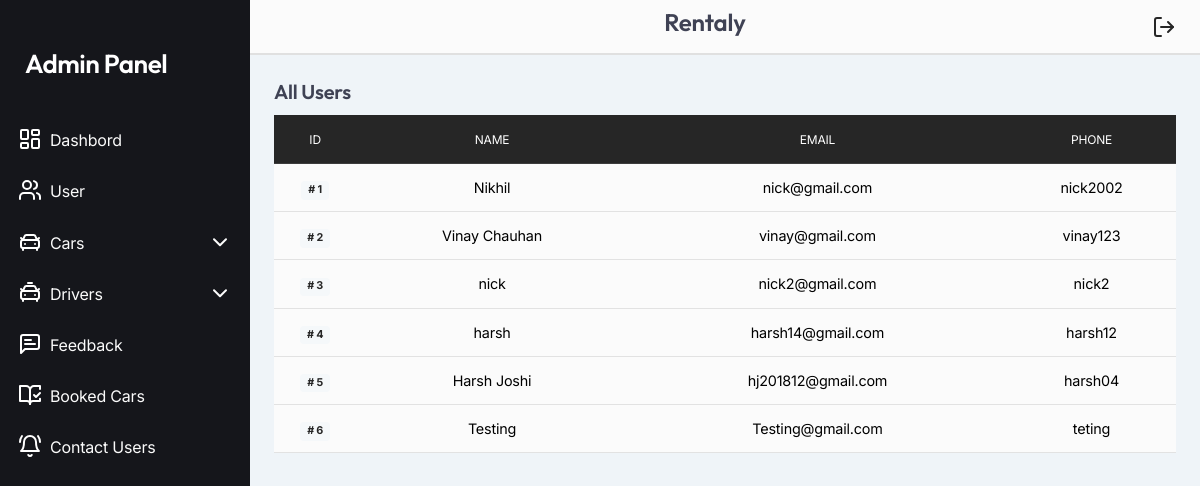
Page /admin/Users.php (signed in) on the committed database.
### tables this page shows
CREATE TABLE `users` (
  `id` int(3) NOT NULL,
  `name` varchar(25) NOT NULL,
  `email` varchar(25) NOT NULL,
  `username` varchar(30) NOT NULL,
  `mobile` varchar(10) NOT NULL,
  `password` varchar(100) NOT NULL
);

### admin/UserList.php (the view, shortened to what this page needs)
<?php
include ("../controller/connection.php");
$q = "select * from users";
$select = mysqli_query($con, $q);
?>
<div class=" p-4 rounded-5 mb25 w-100">
    <h4>All Users</h4>
    <table class=" table de-table text-center ">
        <thead class='table-dark '>
            <tr>
                <th scope=" col">
                    <span class="text-uppercase fs-12">ID</span>
                </th>
                <th scope="col">
                    <span class="text-uppercase fs-12">Name</span>
                </th>
                <th scope="col">
                    <span class="text-uppercase fs-12">Email</span>
                </th>
                <th scope="col">
                    <span class="text-uppercase fs-12">Phone</span>
                </th>
            </tr>
        </thead>
        <tbody class='table-light '>
            <?php
            while ($data = mysqli_fetch_array($select)) {
                ?>
                <tr>
                    <td>
                        <div class="badge bg-gray-100 text-dark">#
                            <?php echo $data[0]; ?>
                        </div>
                    </td>
                    <td>
                        <span class="d-lg-none d-sm-block">Car Name</span><span>
                            <?php echo $data[1]; ?>
                        </span>
                    </td>
                    <td>
                        <?php echo $data[2]; ?>
                    </td>
                    <td>
                        <?php echo $data[3]; ?>
                    </td>
                </tr>
                <?php
            }
            ?>
        </tbody>
    </table>
</div>

### admin/Users.php (shortened to what this page needs)
<!DOCTYPE html>
<html lang="en">
<head>
    <link rel="stylesheet" href="../css/main.css">
    <link rel="stylesheet" href="../css/main-admin.css">
    <link href="../css/bootstrap.min.css" rel="stylesheet" type="text/css" id="bootstrap">
    <link href="../css/mdb.min.css" rel="stylesheet" type="text/css" id="mdb">
    <link href="../css/plugins.css" rel="stylesheet" type="text/css">
    <link href="../css/style.css" rel="stylesheet" type="text/css">
    <link href="../css/main.css" rel="stylesheet" type="text/css">
    <link id="colors" href="../css/colors/scheme-01.css" rel="stylesheet" type="text/css">
    <link href="../css/coloring.css" rel="stylesheet" type="text/css">
</head>
<body>
    <div class="admin">
        <div id="adminnavbar" class="h-100">
            <?php include ("AdminNavList.php"); ?>
        </div>
        <div id="maindash" class=" overflow-auto ">
            <?php include ("Menu-bar.php"); ?>
            <?php include ("UserList.php"); ?>
        </div>
    </div>
</body>
</html>

### admin/AdminNavList.php (shortened to what this page needs)
<div>
    <h3 class="my-5 text-white">Admin Panel</h3>
    <div class="main-nav text-white">
        <div>
            <a href='index.php'>
                <div class="d-flex align-content-center gap-2 px-2">
                    <div class="text-light flex-grow-1  ">Dashbord</div>
                </div>
            </a>
        </div>
        <div>
            <a href='Users.php'>
                <div class="d-flex align-content-center gap-2 px-2">
                    <div class="text-light ">User</div>
                </div>
            </a>
        </div>
        <div>
            <a href="#carsubmenu" data-toggle="collapse" aria-expanded="false">
                <div class="d-flex align-content-center gap-2 px-2">
                    <div class="text-light flex-grow-1  ">Cars</div>
                    <div class='text-light ' style="transform:rotate(180deg);">
                        <svg xmlns=" http://www.w3.org/2000/svg" width="24" height="24" viewBox="0 0 24 24" fill="none"
                            stroke="currentColor" stroke-width="2" stroke-linecap="round" stroke-linejoin="round"
                            class="lucide lucide-chevron-up">
                            <path d="m18 15-6-6-6 6" />
                        </svg>
                    </div>
                </div>
            </a>
        </div>
        <div>
            <a href="#driver" data-toggle="collapse" aria-expanded="false">
                <div class="d-flex align-content-center gap-2 px-2">
                    <div class="text-light flex-grow-1  ">Drivers</div>
                    <div class='text-light ' style="transform:rotate(180deg);">
                        <svg xmlns=" http://www.w3.org/2000/svg" width="24" height="24" viewBox="0 0 24 24" fill="none"
                            stroke="currentColor" stroke-width="2" stroke-linecap="round" stroke-linejoin="round"
                            class="lucide lucide-chevron-up">
                            <path d="m18 15-6-6-6 6" />
                        </svg>
                    </div>
                </div>
            </a>
        </div>
        <div>
            <a href='Feedback.php'>
                <div class="d-flex align-content-center gap-2 px-2">
                    <div class="text-light ">Feedback</div>
                </div>
            </a>
        </div>
        <div>
            <a href='Booked-cars.php'>
                <div class="d-flex align-content-center gap-2 px-2">
                    <div class="text-light ">Booked Cars</div>
                </div>
            </a>
        </div>
        <div>
            <a href="Contact-user.php">
                <div class="d-flex align-content-center gap-2 px-2">
                    <div class="text-light ">Contact Users</div>
                </div>
            </a>
        </div>
    </div>
</div>

### admin/Menu-bar.php (shortened to what this page needs)
<div class="d-flex  w-100 border-bottom border-2 bg-light ">
    <div class="py-2 px-4  d-flex align-items-center gap-3 w-100 ">
        <div class=' flex-grow-1 text-center h4'>
            Rentaly
        </div>
        <div data-toggle="tooltip" data-placement="bottom" title="Tooltip on bottom">
            <a href="LogOut.php" class="text-dark">
            </a>
        </div>
    </div>
</div>

### css/main-admin.css (style rules this page uses)
body { background-color: #15161B; }
.admin { --spacing: 1rem; display: flex; flex-wrap: wrap; display: grid; height: 100vh; grid-template-rows: 70px 1fr 70px; grid-template-columns: 250px 1fr; background-color: #15161B; }
h3 { padding-left: 10%; }
.main-nav { display: flex; flex-direction: column; gap: 1.5rem; padding: 0 10px; }
#maindash { background-color: #EFF4F8; height: 100vh; }

### css/colors/scheme-01.css (style rules this page uses)
:root { --primary-color: #1ECB15; --primary-color-rgb: 120, 202, 92; --secondary-color: #179510; --secondary-color-rgb: 23, 149, 16; }

### css/coloring.css (style rules this page uses)
a, a:hover, footer .widget a:hover, .id-color-2, .id-color-secondary, span.id-color-2, .icon-box i, .h-phone i.id-color-secondary, .mask:hover .cover h3 i, address.s1 span i, .de_table .tr .td:nth-child(2) span, .activity-filter i, .dark-scheme .demo-icon-wrap i, .dark-scheme .demo-icon-wrap-s2 span, .de_tab .de_nav li span, .dark-scheme .small-border, .de_tab.tab_methods .de_nav li.active span img, .ul-style-3 li:after, .accordion-button:not(.collapsed), .ul-style-2 li:before, .pricing-table.table-featured .bottom i { color: var(--secondary-color); }
.item_info_counts>div, .de_table .tr .td:nth-child(2) span, .activity-filter i, .accordion-button:not(.collapsed), { background: rgba(var(--secondary-color-rgb), .1); }

### rows in the picture
users: id "1", name "Nikhil", email "nick@gmail.com", username "nick2002"
users: id "2", name "Vinay Chauhan", email "vinay@gmail.com", username "vinay123"
users: id "3", name "nick", email "nick2@gmail.com", username "nick2"
users: id "4", name "harsh", email "harsh14@gmail.com", username "harsh12"
users: id "5", name "Harsh Joshi", email "hj201812@gmail.com", username "harsh04"
users: id "6", name "Testing", email "Testing@gmail.com", username "teting"
